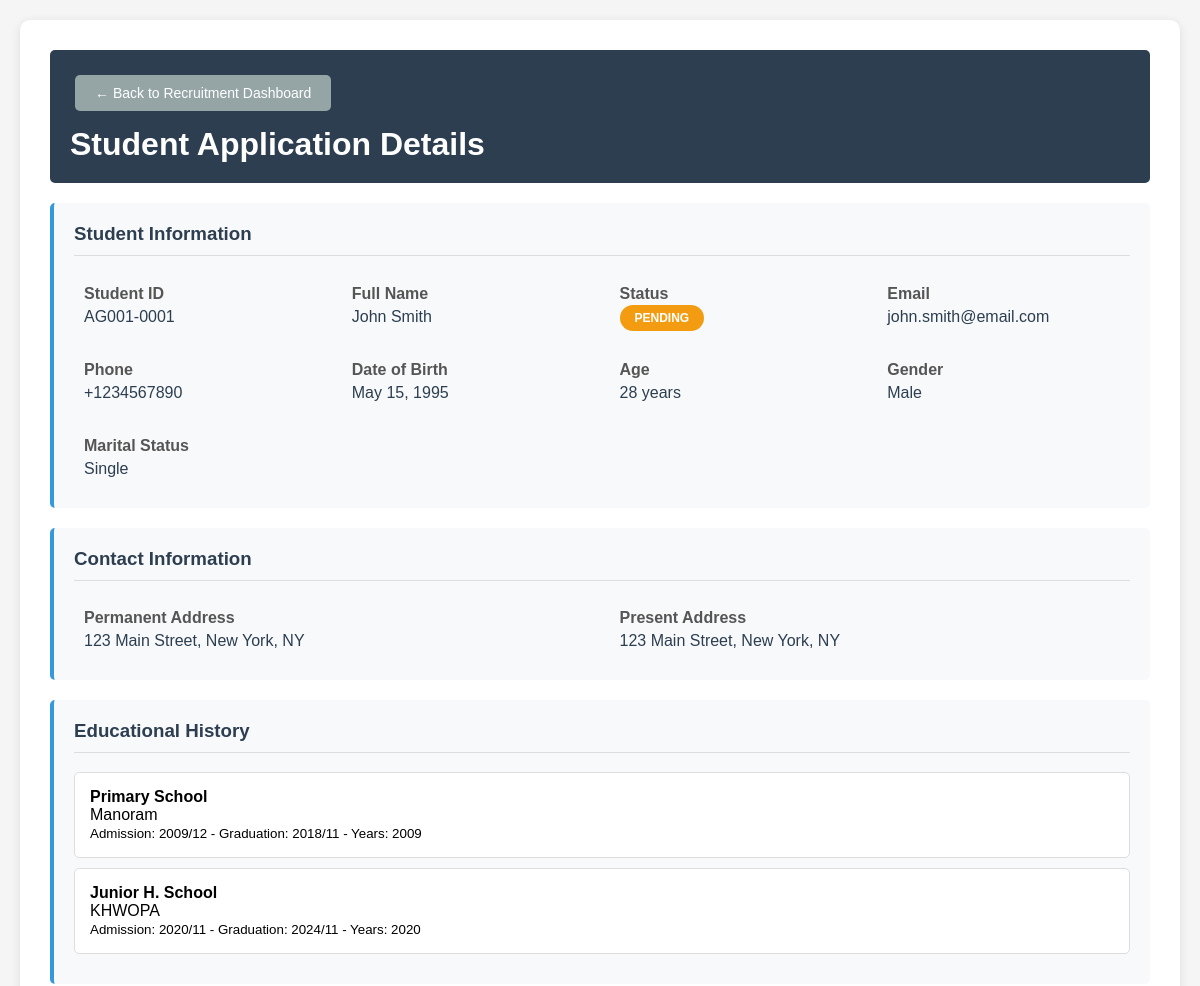
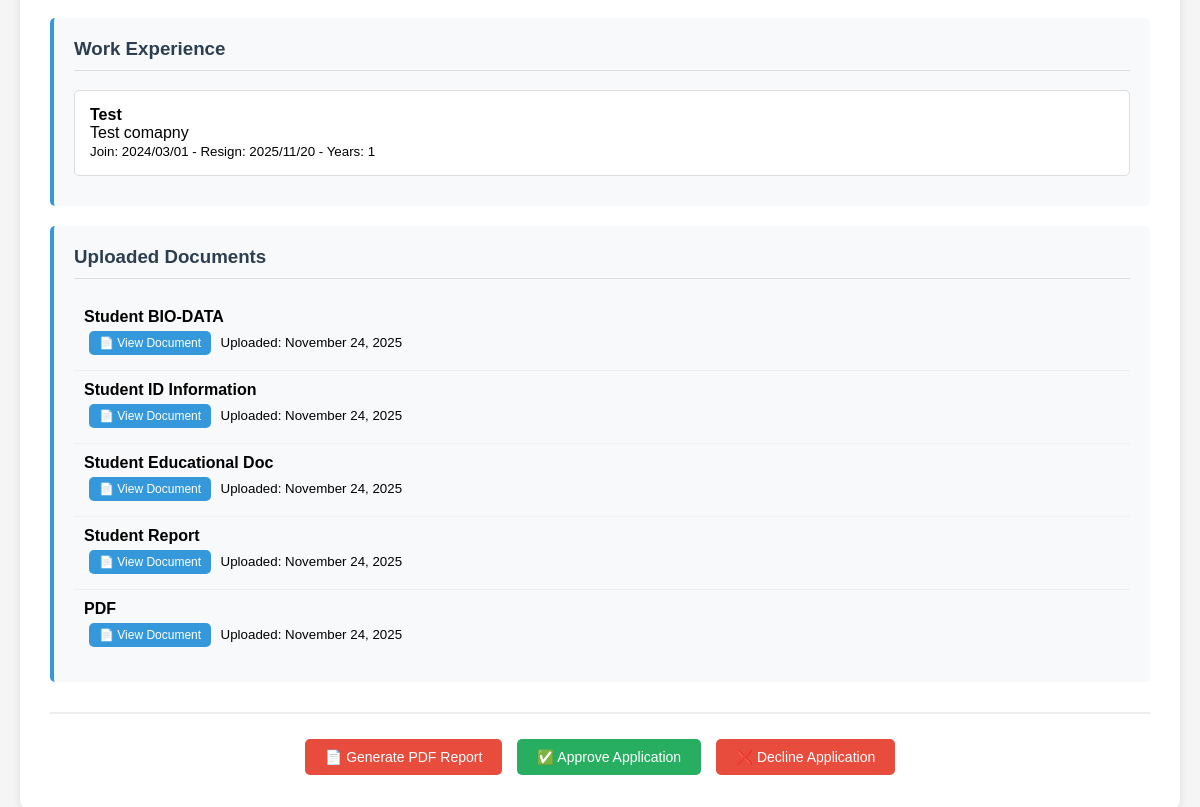
/dashboard/recruitment/student/1/ (signed in), run on the app's committed database (2 pictures, top to bottom).
### dashboard/models.py (models this page shows, shortened)
class Student(models.Model):
    GENDER_CHOICES = [
        ('male', 'Male'),
        ('female', 'Female'),
        ('other', 'Other'),
    ]
    MARITAL_STATUS_CHOICES = [
        ('single', 'Single'),
        ('married', 'Married'),
        ('divorced', 'Divorced'),
        ('widowed', 'Widowed'),
    ]
    BLOOD_GROUP_CHOICES = [
        ('A+', 'A+'),
        ('A-', 'A-'),
        ('B+', 'B+'),
        ('B-', 'B-'),
        ('AB+', 'AB+'),
        ('AB-', 'AB-'),
        ('O+', 'O+'),
        ('O-', 'O-'),
    ]
    VISA_CHOICES = [
        ('yes', 'Yes'),
        ('no', 'No'),
    ]
    STAGE_CHOICES = [
        ('candidate_info', 'Candidate Information'),
        ('select_candidate', 'Select Candidate'),
        ('interview_pattern', 'Interview Pattern'),
        ('pass_interview', 'Pass Interview'),
        ('ceo_approval', 'CEO Approval'),
        ('visa_arrival', 'Visa & Arrival'),
        ('completed', 'Completed'),
    ]
    STATUS_CHOICES = [
        ('pending', 'Pending Review'),
        ('approved', 'Approved'),
        ('declined', 'Declined'),
    ]
    status = models.CharField(max_length=10, choices=STATUS_CHOICES, default='pending')
    stage = models.CharField(max_length=20, choices=STAGE_CHOICES, default='candidate_info')
    reviewed_at = models.DateTimeField(null=True, blank=True)
    review_notes = models.TextField(blank=True, null=True)
    candidate = models.OneToOneField(
        Candidate,
        on_delete=models.SET_NULL,
        null=True,
        blank=True,
        related_name='student'
    )
    agent = models.ForeignKey(
        Agent,
        on_delete=models.SET_NULL,
        null=True,
        blank=True,
        related_name='students'
    )
    student_id = models.CharField(max_length=20, unique=True)
    gender = models.CharField(max_length=10, choices=GENDER_CHOICES)
    full_name = models.CharField(max_length=100)
    date_of_birth = models.DateField()
    photo = models.ImageField(upload_to='student_photos/', null=True, blank=True)
    permanent_address = models.TextField()
    present_address = models.TextField(blank=True, null=True)
    age = models.IntegerField()
    marital_status = models.CharField(max_length=10, choices=MARITAL_STATUS_CHOICES)
    passport_no = models.CharField(max_length=20, blank=True, null=True)
    passport_issue_date = models.DateField(blank=True, null=True)
    passport_expiry_date = models.DateField(blank=True, null=True)
    height = models.CharField(max_length=20, blank=True, null=True)
    weight = models.CharField(max_length=20, blank=True, null=True)
    medical_report = models.TextField(blank=True, null=True)
    blood_group = models.CharField(max_length=3, choices=BLOOD_GROUP_CHOICES, blank=True, null=True)
    tb_status = models.CharField(max_length=10, blank=True, null=True)
    visa_apply_record = models.CharField(max_length=3, choices=VISA_CHOICES, blank=True, null=True)
    visa_details = models.TextField(blank=True, null=True)
    email = models.EmailField()
    phone = models.CharField(max_length=15)
    spouse_name = models.CharField(max_length=100, blank=True, null=True)
    spouse_contact = models.CharField(max_length=15, blank=True, null=True)
    certificate_pass_year = models.CharField(max_length=50, blank=True, null=True)
    certificate_name = models.CharField(max_length=200, blank=True, null=True)
    language_join_year = models.CharField(max_length=50, blank=True, null=True)
    organization = models.CharField(max_length=200, blank=True, null=True)
    driving_license = models.CharField(max_length=100, blank=True, null=True)
    license_pass_year = models.CharField(max_length=50, blank=True, null=True)
    license_discretion = models.TextField(blank=True, null=True)
    hobbies = models.TextField(blank=True, null=True)
    motivation = models.TextField(blank=True, null=True)
    qualification = models.CharField(max_length=100, blank=True, null=True)
    experience = models.IntegerField(default=0)
    interview_date = models.DateField(null=True, blank=True)
    interview_type = models.CharField(max_length=50, blank=True, null=True)
    interviewer_name = models.CharField(max_length=100, blank=True, null=True)
    interview_score = models.IntegerField(null=True, blank=True)
    interview_feedback = models.TextField(blank=True, null=True)
    ceo_approval_status = models.CharField(max_length=50, blank=True, null=True)
    ceo_approval_date = models.DateField(null=True, blank=True)
    approved_by = models.CharField(max_length=100, blank=True, null=True)
    visa_status = models.CharField(max_length=50, blank=True, null=True)
    expected_arrival = models.DateField(null=True, blank=True)
    accommodation_status = models.CharField(max_length=50, blank=True, null=True)
    created_at = models.DateTimeField(auto_now_add=True)
    updated_at = models.DateTimeField(auto_now=True)
    class Meta:
        ordering = ['-created_at']

class EducationalHistory(models.Model):
    student = models.ForeignKey('Student', on_delete=models.CASCADE, related_name='education_history')
    pass_level = models.CharField(max_length=50)
    school_name = models.CharField(max_length=200)
    admission_year = models.IntegerField(blank=True, null=True)
    admission_month = models.CharField(max_length=20, blank=True, null=True)
    graduation_year = models.IntegerField(blank=True, null=True)
    graduation_month = models.CharField(max_length=20, blank=True, null=True)
    enrolled_years = models.IntegerField(blank=True, null=True)

class WorkExperience(models.Model):
    student = models.ForeignKey('Student', on_delete=models.CASCADE, related_name='work_experience')
    work_type = models.CharField(max_length=100)
    company_name = models.CharField(max_length=200)
    join_date = models.CharField(max_length=50, blank=True, null=True)
    resign_date = models.CharField(max_length=50, blank=True, null=True)
    working_years = models.IntegerField(blank=True, null=True)

class StudentDocument(models.Model):
    DOCUMENT_TYPES = [
        ('bio_data', 'Student BIO-DATA'),
        ('id_info', 'Student ID Information'),
        ('educational_doc', 'Student Educational Doc'),
        ('report', 'Student Report'),
        ('other', 'PDF'),
    ]
    student = models.ForeignKey('Student', on_delete=models.CASCADE, related_name='documents')
    document_type = models.CharField(max_length=20, choices=DOCUMENT_TYPES)
    document_file = models.FileField(upload_to='student_documents/')
    uploaded_at = models.DateTimeField(auto_now_add=True)

### dashboard/views/student_views.py (the view)
# urls.py: path('recruitment/student/<int:student_id>/', student_application_detail, name='student_application_detail'),
@login_required
def student_application_detail(request, student_id):
    student = get_object_or_404(
        Student.objects.prefetch_related('education_history', 'work_experience', 'documents'),
        id=student_id
    )
    documents_by_type = {
        'bio_data': student.documents.filter(document_type='bio_data'),
        'id_info': student.documents.filter(document_type='id_info'),
        'educational_doc': student.documents.filter(document_type='educational_doc'),
        'report': student.documents.filter(document_type='report'),
        'other': student.documents.filter(document_type='other'),
    }
    return render(request, 'dashboards/student_application_detail.html', {
        'student': student,
        'education_history': student.education_history.all(),
        'work_experience': student.work_experience.all(),
        'documents_by_type': documents_by_type,
        'all_documents': student.documents.all(),
    })

### templates/dashboards/student_application_detail.html (shortened to what this page needs)
<!DOCTYPE html>
<html>
<head>
</head>
<body>
    <div class="container">
        <div class="header">
            <a href="{% url 'dashboard:recruitment_client_dashboard' %}" class="btn btn-back">
                ← Back to Recruitment Dashboard
            </a>
            <h1 style="margin: 10px 0 0 0;">Student Application Details</h1>
        </div>
        <div class="section">
            <h3>Student Information</h3>
            <div class="info-grid">
                <div class="info-item">
                    <div class="info-label">Student ID</div>
                    <div class="info-value">{{ student.student_id }}</div>
                </div>
                <div class="info-item">
                    <div class="info-label">Full Name</div>
                    <div class="info-value">{{ student.full_name }}</div>
                </div>
                <div class="info-item">
                    <div class="info-label">Status</div>
                    <div class="info-value">
                        <span class="status-badge status-{{ student.status }}">
                            {{ student.status|upper }}
                        </span>
                    </div>
                </div>
                <div class="info-item">
                    <div class="info-label">Email</div>
                    <div class="info-value">{{ student.email }}</div>
                </div>
                <div class="info-item">
                    <div class="info-label">Phone</div>
                    <div class="info-value">{{ student.phone }}</div>
                </div>
                <div class="info-item">
                    <div class="info-label">Date of Birth</div>
                    <div class="info-value">{{ student.date_of_birth|date:"F j, Y" }}</div>
                </div>
                <div class="info-item">
                    <div class="info-label">Age</div>
                    <div class="info-value">{{ student.age }} years</div>
                </div>
                <div class="info-item">
                    <div class="info-label">Gender</div>
                    <div class="info-value">{{ student.get_gender_display }}</div>
                </div>
                <div class="info-item">
                    <div class="info-label">Marital Status</div>
                    <div class="info-value">{{ student.get_marital_status_display }}</div>
                </div>
            </div>
        </div>
        <div class="section">
            <h3>Contact Information</h3>
            <div class="info-grid">
                <div class="info-item">
                    <div class="info-label">Permanent Address</div>
                    <div class="info-value">{{ student.permanent_address }}</div>
                </div>
                {% if student.present_address %}
                <div class="info-item">
                    <div class="info-label">Present Address</div>
                    <div class="info-value">{{ student.present_address }}</div>
                </div>
                {% endif %}
            </div>
        </div>
        {% if education_history %}
        <div class="section">
            <h3>Educational History</h3>
            {% for education in education_history %}
            <div class="document-section">
                <strong>{{ education.pass_level }}</strong><br>
                <span>{{ education.school_name }}</span><br>
                <small>
                    Admission: {{ education.admission_year }}/{{ education.admission_month }} -
                    Graduation: {{ education.graduation_year }}/{{ education.graduation_month }} -
                    Years: {{ education.enrolled_years }}
                </small>
            </div>
            {% endfor %}
        </div>
        {% endif %}
        {% if work_experience %}
        <div class="section">
            <h3>Work Experience</h3>
            {% for work in work_experience %}
            <div class="document-section">
                <strong>{{ work.work_type }}</strong><br>
                <span>{{ work.company_name }}</span><br>
                <small>
                    Join: {{ work.join_date }} -
                    Resign: {{ work.resign_date }} -
                    Years: {{ work.working_years }}
                </small>
            </div>
            {% endfor %}
        </div>
        {% endif %}
        {% if all_documents %}
        <div class="section">
            <h3>Uploaded Documents</h3>
            {% for document in all_documents %}
            <div class="document-item">
                <strong>{{ document.get_document_type_display }}</strong><br>
                <a href="{{ document.document_file.url }}" target="_blank" class="btn btn-view" style="padding: 5px 10px; font-size: 12px;">
                    📄 View Document
                </a>
                <small>Uploaded: {{ document.uploaded_at|date:"F j, Y" }}</small>
            </div>
            {% endfor %}
        </div>
        {% endif %}
        <div style="text-align: center; margin-top: 30px; padding-top: 20px; border-top: 2px solid #eee;">
            <a href="{% url 'dashboard:generate_student_pdf' student.id %}" target="_blank" class="btn btn-pdf">
                📄 Generate PDF Report
            </a>
            {% if student.status == 'pending' %}
            <a href="{% url 'dashboard:approve_student' student.id %}" class="btn btn-approve"
               onclick="return confirm('Are you sure you want to approve this student?')">
                ✅ Approve Application
            </a>
            <a href="{% url 'dashboard:decline_student' student.id %}" class="btn btn-decline"
               onclick="return confirm('Are you sure you want to decline this student?')">
                ❌ Decline Application
            </a>
            {% endif %}
        </div>
    </div>
</body>
</html>

### templates/dashboards/student_application_detail.html (style rules this page uses)
body { font-family: Arial, sans-serif; margin: 0; padding: 20px; background: #f5f5f5; }
.container { max-width: 1200px; margin: 0 auto; background: white; padding: 30px; border-radius: 10px; box-shadow: 0 2px 10px rgba(0,0,0,0.1); }
.header { background: #2c3e50; color: white; padding: 20px; border-radius: 5px; margin-bottom: 20px; }
.btn { padding: 10px 20px; border: none; border-radius: 5px; cursor: pointer; text-decoration: none; color: white; display: inline-block; margin: 5px; font-size: 14px; transition: all 0.3s ease; }
.btn-back { background: #95a5a6; }
.btn-pdf { background: #e74c3c; }
.btn-approve { background: #27ae60; }
.btn-decline { background: #e74c3c; }
.btn-view { background: #3498db; }
.section { background: #f8f9fa; padding: 20px; border-radius: 5px; margin: 20px 0; border-left: 4px solid #3498db; }
.section h3 { color: #2c3e50; margin-top: 0; border-bottom: 1px solid #ddd; padding-bottom: 10px; }
.info-grid { display: grid; grid-template-columns: repeat(auto-fit, minmax(250px, 1fr)); gap: 15px; margin-top: 15px; }
.info-item { padding: 10px; }
.info-label { font-weight: bold; color: #555; margin-bottom: 5px; }
.info-value { color: #2c3e50; }
.status-badge { padding: 6px 15px; border-radius: 20px; font-size: 12px; font-weight: bold; color: white; text-transform: uppercase; }
.status-pending { background: #f39c12; }
.document-section { background: white; border: 1px solid #ddd; border-radius: 5px; padding: 15px; margin: 10px 0; }
.document-item { padding: 10px; border-bottom: 1px solid #eee; }
.document-item:last-child { border-bottom: none; }

### data on the page
Student: student_id "AG001-0001", full_name "John Smith", status "PENDING", email "john.smith@email.com", phone "+1234567890", date_of_birth "May 15, 1995", age "28", gender "Male", marital_status "Single", permanent_address "123 Main Street, New York, NY", present_address "123 Main Street, New York, NY"
EducationalHistory: pass_level "Primary School", school_name "Manoram", admission_year "2009", admission_month "12", graduation_year "2018", graduation_month "11", enrolled_years "2009"
EducationalHistory: pass_level "Junior H. School", school_name "KHWOPA", admission_year "2020", admission_month "11", graduation_year "2024", graduation_month "11", enrolled_years "2020"
WorkExperience: work_type "Test", company_name "Test comapny", join_date "2024/03/01", resign_date "2025/11/20", working_years "1"
StudentDocument: document_type "Student BIO-DATA", uploaded_at "November 24, 2025"
StudentDocument: document_type "Student ID Information", uploaded_at "November 24, 2025"
StudentDocument: document_type "Student Educational Doc", uploaded_at "November 24, 2025"
StudentDocument: document_type "Student Report", uploaded_at "November 24, 2025"
StudentDocument: document_type "PDF", uploaded_at "November 24, 2025"
